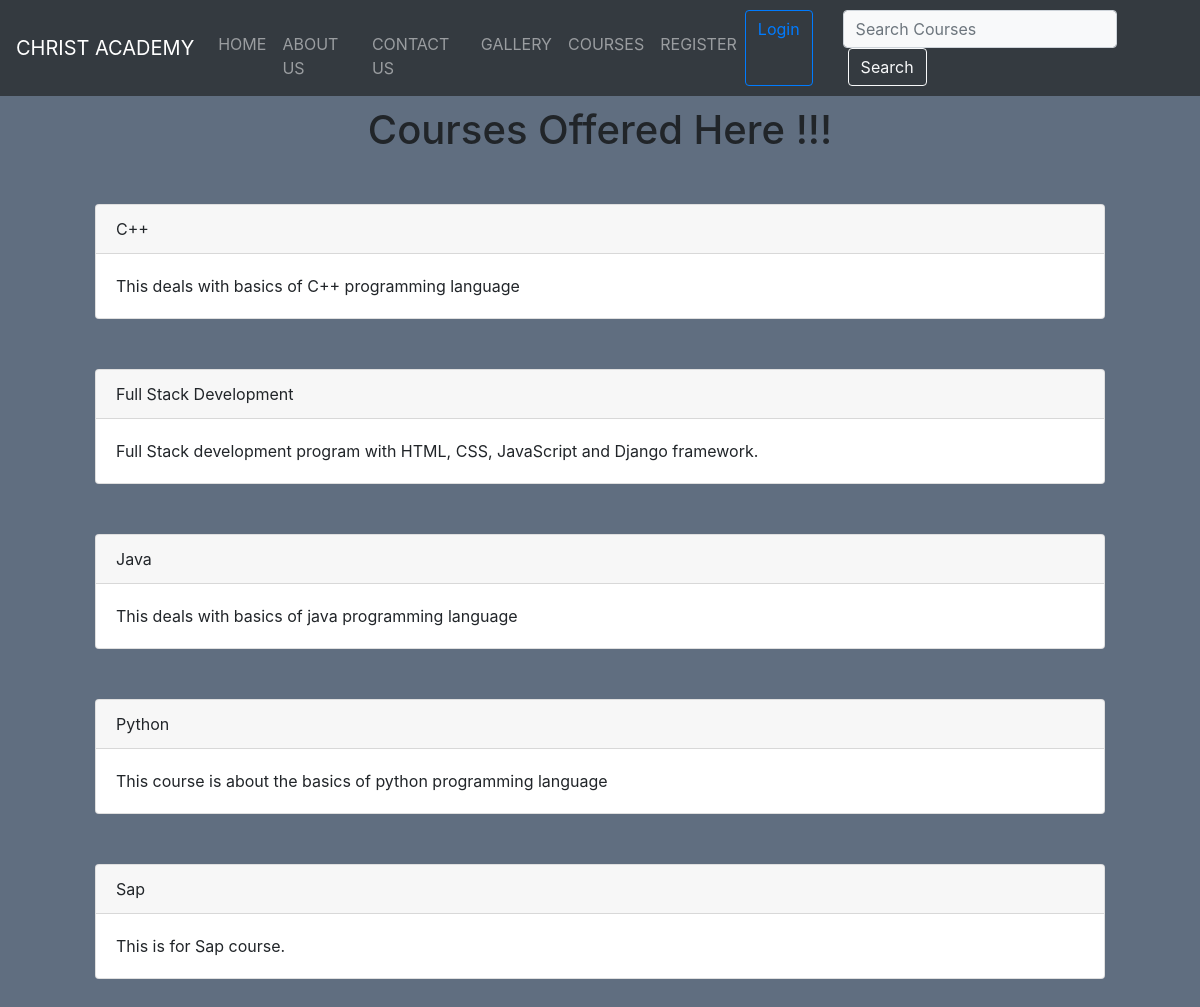
Page /courses/ on the committed database.
### webapp/models.py (models this page shows)
class Course(models.Model):
    name=models.CharField(max_length=30)
    fees=models.CharField(max_length=100000, )
    duration=models.CharField(max_length=100, )
    description=models.TextField(blank=True)
    def __str__(self):
        return self.name

### webapp/views.py (the view)
# urls.py: path('courses/',courses,name='coursesPage'),
def courses(request):
    courseList=Course.objects.all().order_by('name')
    return render(request, 'webapp/courses.html',{'courseList':courseList})

### webapp/templates/webapp/courses.html (shortened to what this page needs)
{% extends 'webapp/base.html' %} {% block content %}
<div class="container">
  <h1 class="text-center">Courses Offered Here !!!</h1>
  {% if user.is_authenticated and user.is_superuser %}
  <br />
  {% for course in courseList %}
  <div class="card" style="margin: 50px">
    <div
      class="card-header"
      id="appear"
      style="display: flex; justify-content: space-between; align-items: center"
    >
      {{course}}
      <div>
        <a
          href="{% url 'viewstudentsPage' course.id %}"
          class="btn btn-outline-secondary"
          >View Students</a
        >
        <a
          href="{% url 'updatecoursePage' course.id %}"
          class="btn btn-outline-secondary"
          >Update</a
        >
        <a
          href="{% url 'deletecoursePage' course.id %}"
          class="btn btn-outline-danger del-course"
          id="delcourse"
          >Delete</a
        >
      </div>
    </div>
    <div class="card-body" id="cont">
      <p class="card-text">{{course.description}}</p>
    </div>
  </div>
  {% endfor %} {% else %} {% for course in courseList %}
  <div class="card" style="margin: 50px">
    <div
      class="card-header"
      id="appear"
      style="display: flex; justify-content: space-between; align-items: center"
    >
      {{course}}
    </div>
    <div class="card-body" id="cont">
      <p class="card-text">{{course.description}}</p>
    </div>
  </div>
  {% endfor %} {% endif %}
</div>
{% endblock content %}

### rows in the picture
Course: name "C++", description "This deals with basics of C++ programming language"
Course: name "Full Stack Development", description "Full Stack development program with HTML, CSS, JavaScript and Django framework."
Course: name "Java", description "This deals with basics of java programming language"
Course: name "Python", description "This course is about the basics of python programming language"
Course: name "Sap", description "This is for Sap course."
